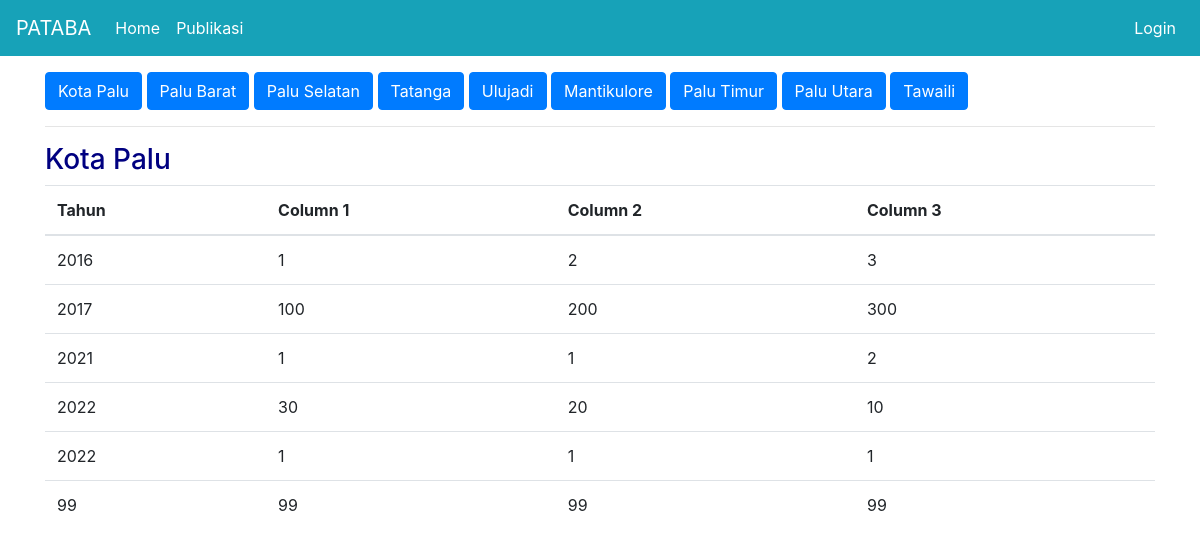
Page /a on the earlier database version.
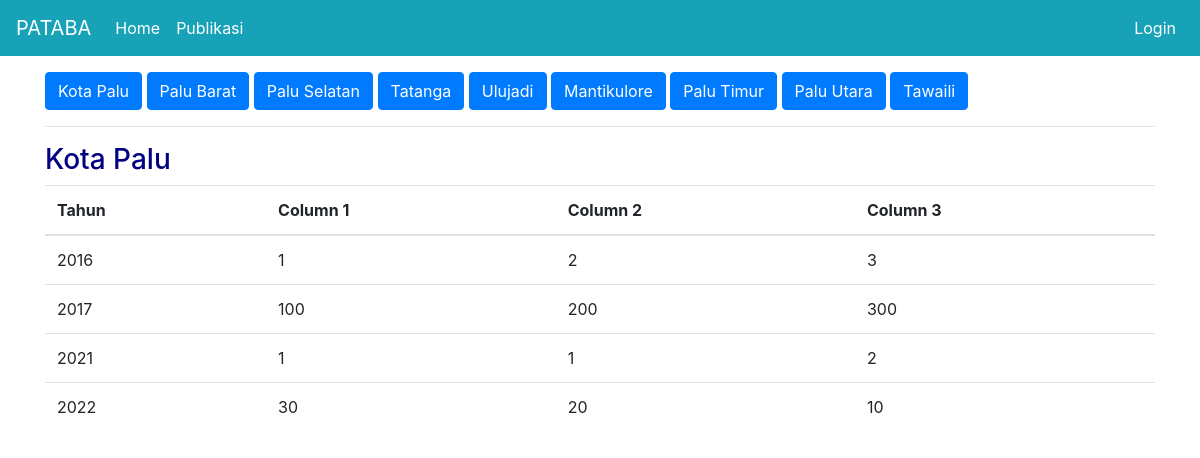
Same page on the later database version.
### publication/models.py (models this page shows)
class DinasA(db.Model):
  id = db.Column(db.Integer(), primary_key=True)
  tahun = db.Column(db.String(length=4), nullable=False)
  col1 = db.Column(db.Integer())
  col2 = db.Column(db.Integer())
  col3 = db.Column(db.Integer())
  district_id = db.Column(db.Integer(), db.ForeignKey('districts.id'), nullable=True)

### publication/routes.py (the view)
@app.route('/a')
def dinas_a():
  data = DinasA.query.filter_by(district_id=None).order_by(DinasA.tahun).all()
  return render_template('dinas_a.html', data=data)

### publication/templates/dinas_a.html (shortened to what this page needs)
{% extends 'base.html' %}
{% block content %}
  <div class="container">
    <a href="{{ url_for('dinas_a') }}" class="btn btn-primary">Kota Palu</a>
    <a href="{{ url_for('dinas_a_kec', district_id=1) }}" class="btn btn-primary">Palu Barat</a>
    <a href="{{ url_for('dinas_a_kec', district_id=2) }}" class="btn btn-primary">Palu Selatan</a>
    <a href="{{ url_for('dinas_a_kec', district_id=3) }}" class="btn btn-primary">Tatanga</a>
    <a href="{{ url_for('dinas_a_kec', district_id=4) }}" class="btn btn-primary">Ulujadi</a>
    <a href="{{ url_for('dinas_a_kec', district_id=5) }}" class="btn btn-primary">Mantikulore</a>
    <a href="{{ url_for('dinas_a_kec', district_id=6) }}" class="btn btn-primary">Palu Timur</a>
    <a href="{{ url_for('dinas_a_kec', district_id=7) }}" class="btn btn-primary">Palu Utara</a>
    <a href="{{ url_for('dinas_a_kec', district_id=8) }}" class="btn btn-primary">Tawaili</a>
    <hr>
    <h3>Kota Palu</h3>
    <table class="table">
      <thead>
        <tr>
          <th scope="col">Tahun</th>
          <th scope="col">Column 1</th>
          <th scope="col">Column 2</th>
          <th scope="col">Column 3</th>
        </tr>
      </thead>
      <tbody>
        {% for d in data %}
        <tr>
            <td>{{ d.tahun }}</td>
            <td>{{ d.col1 }}</td>
            <td>{{ d.col2 }}</td>
            <td>{{ d.col3 }}</td>
        {% endfor %}
      </tbody>
    </table>
  </div>
{% endblock %}

Differences in the rows shown:
removed DinasA: tahun "2022", col1 "1", col2 "1", col3 "1"
removed DinasA: tahun "99", col1 "99", col2 "99", col3 "99"
